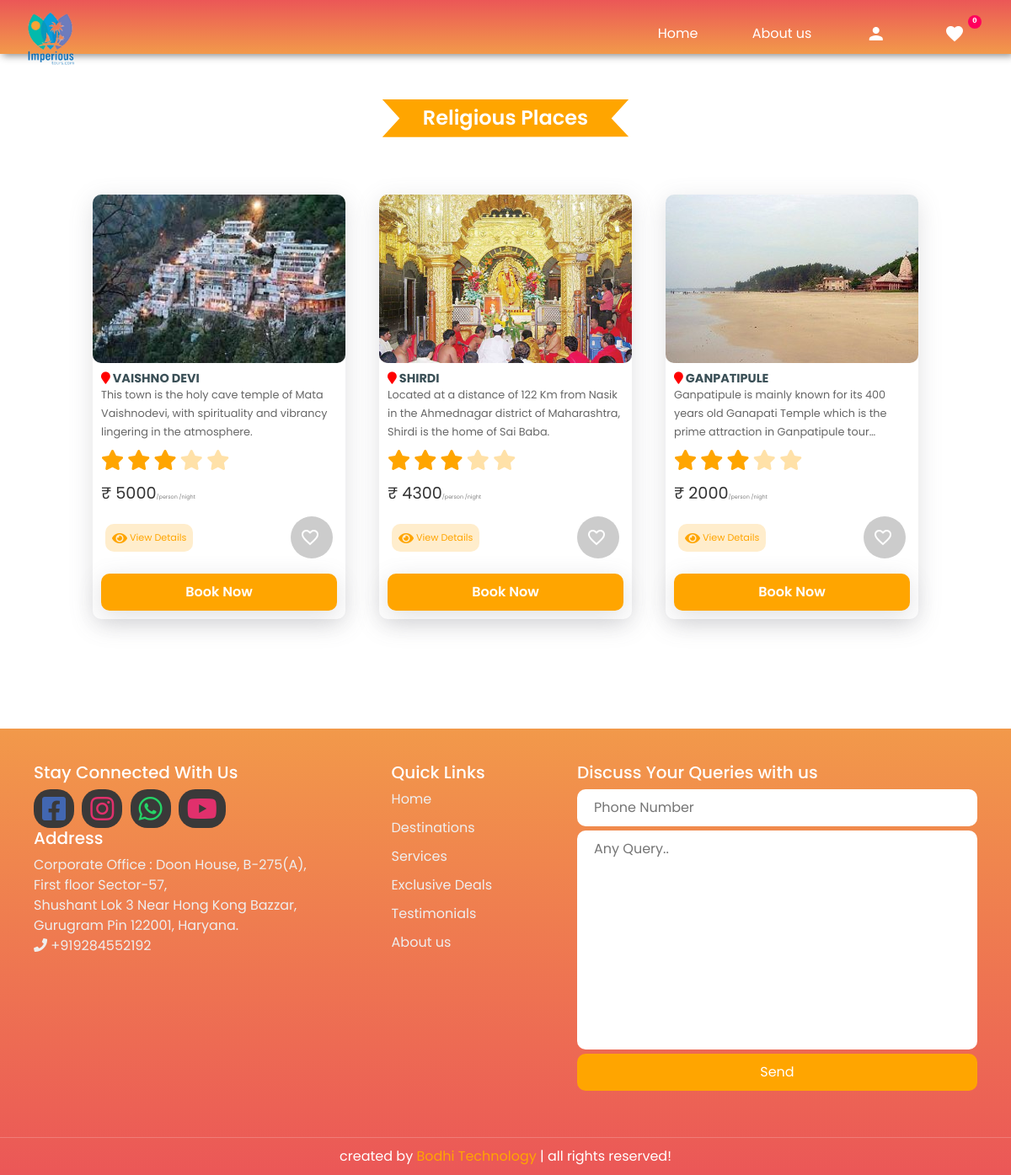
The app's page /templates/viewmore/3 with its own data.
### tables this page shows
CREATE TABLE `category` (
  `id` int(50) NOT NULL,
  `name` varchar(100) NOT NULL,
  `description` varchar(200) NOT NULL,
  `status` int(50) NOT NULL
);

CREATE TABLE `package` (
  `id` int(11) NOT NULL,
  `packageName` varchar(255) NOT NULL,
  `packageDesc` varchar(255) NOT NULL,
  `packagePrice` int(11) NOT NULL,
  `discount` float NOT NULL,
  `disType` varchar(10) NOT NULL,
  `packageType` int(11) NOT NULL,
  `packagePhoto` varchar(255) NOT NULL
);

### templates/include/functions.inc.php (called while the page is built, shortened)
    <?php
function getSafeVal($str){
  global $con;
  $str=strip_tags(mysqli_real_escape_string($con,htmlspecialchars($str)));
  return $str;
}
function getFavourites(){
    $fav_array=array();
return $fav_array;
}
?>

### templates/viewmore.php (the view, shortened to what this page needs)
<?php
  include 'user_header.php';
  if(isset($_GET['id'])){
    $id=getSafeVal($_GET['id']);
  }
  else{
    redirect(SITE_PATH);
  }
?>
<div class="mt-5 pt-4">
<section class="packages mt-3" id="packages">
   <?php
            $packages=mysqli_query($con,"select package.*,category.name from package,category where package.packageType=category.id and package.packageType=$id;");
             if(mysqli_num_rows($packages)>0){
                $r=mysqli_fetch_assoc($packages);
                $cateName=$r['name'];
                echo "<h1 class='heading'><span class='bullet'>".$cateName."</span></h1>";
            ?>
   <div class="box-container mt-5">
          <?php
               while ($pckgRow=mysqli_fetch_assoc($packages)) {
                ?>
          <div class="box">
             <img src="<?php echo SITE_PACKAGE_IMAGE.$pckgRow['packagePhoto'];  ?>" alt="">
              <div class="content">
                  <h4><i id="map" class="fa fa-map-marker"></i> <?php  echo $pckgRow['packageName']; ?> </h4>
                  <p><?php  echo $pckgRow['packageDesc']; ?></p>
                  <div class="stars">
                      <i class="fa fa-star checked"></i>
                      <i class="fa fa-star checked"></i>
                      <i class="fa fa-star checked"></i>
                      <i class="fa fa-star "></i>
                      <i class="fa fa-star "></i>
                  </div>
                  <div class="price">&#8377; <?php  echo $pckgRow['packagePrice']; ?><span style="font-size: .4rem;color:gray;">/person /night</span></div>
                  <div class="view-like">
                    <a class="view-details" href="<?php echo SITE_PATH.'templates/'; ?>viewDetails/<?php echo $pckgRow['id'];  ?>"><i class="fa fa-eye"></i> View Details</a>
                    <div class="like-wrapper">
                      <a href="javascript:void(0);" class="like-button <?php
                        $active='add';
                        ?>" onclick="manageFav('<?php echo $pckgRow['id']; ?>','<?php echo $active; ?>')" >
                        <i class="material-icons not-liked bouncy">favorite_border</i>
                      </a>
                  </div>
                  </div>
                  <?php
                      if(isset($_SESSION['CURRENT_USER_ID'])){
                  ?>
                  <a href="<?php echo SITE_PATH.'templates/'; ?>bookTour/<?php echo $pckgRow['id'];  ?>"><button class="book-btn">Book Now</button></a>
                      <?php
                    }
                    else{
                      ?>
                       <a href="<?php echo SITE_PATH.'templates/'; ?>login"><button class="book-btn">Book Now</button></a>
                      <?php
                    }
                  ?>
              </div>
          </div>
          <?php
                }
              }
          ?>
        </div>
</section>
</div>
<?php
  include 'user_footer.php';
?>

### templates/user_header.php (shortened to what this page needs)
<?php
include 'include/database.inc.php';
include 'include/functions.inc.php';
$favArray=getFavourites();
$fav_count=count($favArray);
    ?>
<!DOCTYPE html PUBLIC "-//W3C//DTD HTML 4.01 Transitional//EN" "http://www.w3.org/TR/html4/loose.dtd">
<html lang="en">
<head>
    <link rel="stylesheet" href="<?php echo SITE_PATH; ?>asset/css_user/home-css.css"/>
<link rel="stylesheet" href="https://cdnjs.cloudflare.com/ajax/libs/font-awesome/4.7.0/css/font-awesome.min.css">
<link rel="stylesheet" href="https://cdnjs.cloudflare.com/ajax/libs/normalize/5.0.0/normalize.min.css">
<link rel='stylesheet' href='https://cdnjs.cloudflare.com/ajax/libs/Swiper/4.3.3/css/swiper.css'>
<link rel="stylesheet" href="<?php echo SITE_PATH; ?>asset/css_user/style.css">
 <link rel="stylesheet" href="<?php echo SITE_PATH; ?>asset/css_user/destination-details-css.css"/>
    <link rel="stylesheet" href="<?php echo SITE_PATH; ?>asset/css_user/home-css.css"/>
<link rel="stylesheet" href="https://cdnjs.cloudflare.com/ajax/libs/font-awesome/4.7.0/css/font-awesome.min.css">
<link rel="stylesheet" href="https://unpkg.com/aos@next/dist/aos.css" />
<link rel="stylesheet" href="https://cdnjs.cloudflare.com/ajax/libs/font-awesome/4.7.0/css/font-awesome.min.css">
<link rel="stylesheet" href="<?php echo SITE_PATH; ?>asset/bootstrap.min.css">
    <link rel="stylesheet" href="https://unpkg.com/swiper/swiper-bundle.min.css" />
    <link rel="stylesheet" href="https://cdnjs.cloudflare.com/ajax/libs/font-awesome/5.15.3/css/all.min.css">
<link rel='stylesheet' href='https://cdnjs.cloudflare.com/ajax/libs/OwlCarousel2/2.1.1/assets/owl.carousel.min.css'>
<link rel='stylesheet' href='https://themes.audemedia.com/html/goodgrowth/css/owl.theme.default.min.css'>
<link rel="stylesheet" href="<?php echo SITE_PATH; ?>asset\css_user\home-css.css">
</head>
<body>
  <nav class="navbar">
    <div class="logo">
        <img src="<?php echo SITE_PATH; ?>asset/logo/apple-touch-icon.png">
    </div>
    <ul class="nav-menu">
        <li class="nav-item"><a href="<?php echo SITE_PATH; ?>">Home</a></li>
        <?php
        if(isset($_SERVER['HTTPS']) && $_SERVER['HTTPS'] === 'on'){
            $url = "https://";
        }
        else{
            $url = "http://";
        }
         if($url.$_SERVER['HTTP_HOST'].$_SERVER['REQUEST_URI']==SITE_PATH.'templates/favourites'){
            echo '';
         }
         else{
            echo '<li class="nav-item"><a href="#about">About us</a></li>';
         }
         ?>
        <li class="nav-item"><a href="<?php if(isset($_SESSION['CURRENT_USER_ID'])){
            echo SITE_PATH."templates/user_panel/profile";
        }else{
            echo SITE_PATH."templates/login";
        } ?>">
        <?php if(isset($_SESSION['CURRENT_USER_ID']))
              { ?>Hi, <?php echo getCurrentUserName(); }
              else{
                ?>
        <i class="material-icons">person</i>
                <?php
              }
        ?>
        </a></li>
        <li class="nav-item" style="position: relative;"><a href="<?php echo SITE_PATH; ?>templates/favourites"> <i class="material-icons is-liked bouncy">favorite</i></a> <span id="favItems" class="count"><?php echo $fav_count; ?></li>
    </ul>
</nav>

### templates/user_footer.php (shortened to what this page needs)
<footer class="footer">
  <div class="box-container">
    <div class="box">
      <h5>Stay Connected With Us</h5>
      <?php
        $adminSocial=mysqli_fetch_assoc(mysqli_query($con,"select * from admin"));
        $fb="";
        $insta="";
        $whatsapp="";
        $phone="";
        if($adminSocial>0){
          $phone=$adminSocial['phone'];
          $fb=$adminSocial['fb'];
          $insta=$adminSocial['insta'];
          $whatsapp=$adminSocial['whatsapp'];
          $youtube=$adminSocial['youtube'];
        }
      ?>
      <a href="<?php echo $fb;  ?>" target="_blank" class="d-inline">
      <i id="s-icon" class="fab fa-facebook-square" style="color:#4267B2"></i> </a>
      <a href="<?php echo $insta;  ?>" target="_blank" class="d-inline">
        <i  id="s-icon" class="fab fa-instagram" style="color:#e1306c"></i>
      </a>
      <a href="https://wa.me/+91<?php echo $whatsapp;  ?>" target="_blank" class="d-inline">
        <i  id="s-icon" class="fab fa-whatsapp"  style="color:#25D366"></i>
      </a>
      <a href="<?php echo $youtube;  ?>" target="_blank" class="d-inline">
        <i  id="s-icon" class="fab fa-youtube" style="color:#e1306c"></i>
      </a>
      <h5>Address</h5>
      <p class="address">
        Corporate Office :
        Doon House, B-275(A),<br>First floor Sector-57,<br>Shushant Lok 3 Near Hong Kong Bazzar,<br>Gurugram Pin 122001, Haryana.
       <br><i class="fa fa-phone"></i> +91<?php echo $phone;  ?></p>
    </div>
      <div class="box">
        <h5>Quick Links</h5>
        <a href="<?php echo SITE_PATH; ?>">Home</a>
        <a href="<?php echo SITE_PATH; ?>#packages">Destinations</a>
        <a href="<?php echo SITE_PATH; ?>#services">Services</a>
        <a href="<?php echo SITE_PATH; ?>#offers">Exclusive Deals</a>
        <a href="<?php echo SITE_PATH; ?>#review">Testimonials</a>
        <a href="<?php echo SITE_PATH; ?>#about">About us</a>
      </div>
      <div class="box">
        <h5>Discuss Your Queries with us</h5>
        <form method="POST" action="">
          <input type="text" name="phone" id="phone" placeholder="Phone Number" required>
          <textarea name="query" id="query" cols="30" rows="10" placeholder="Any Query.." required></textarea>
          <button class="query-btn"  type="submit" name="submitQuery">Send</button>
        </form>
        </div>
  </div>
  <p class="credit"> created by <span> Bodhi Technology </span> | all rights reserved! </p>
</footer>
</body>
</html>

### asset/css_user/destination-details-css.css (style rules this page uses)
* { margin: 0; padding: 0; box-sizing: border-box; }
html { scroll-behavior: smooth; }
body { font-family: Poppins; margin: 0; padding: 0; background-color: #fff; animation: fadeInAnimation ease 3s; }
.material-icons { vertical-align: middle; margin-right: 5px; }

### records on screen
category: name "Religious Places"
package: packagePhoto (picture), packageName "VAISHNO DEVI", packageDesc "This town is the holy cave temple of Mata Vaishnodevi, with spirituality and vibrancy lingering in the atmosphere.", packagePrice "5000"
package: packagePhoto (picture), packageName "SHIRDI", packageDesc "Located at a distance of 122 Km from Nasik in the Ahmednagar district of Maharashtra, Shirdi is the home of Sai Baba.", packagePrice "4300"
package: packagePhoto (picture), packageName "GANPATIPULE", packageDesc "Ganpatipule is mainly known for its 400 years old Ganapati Temple which is the prime attraction in Ganpatipule…", packagePrice "2000"

### other values on screen
$fav_count "0"
$phone "9284552192"
